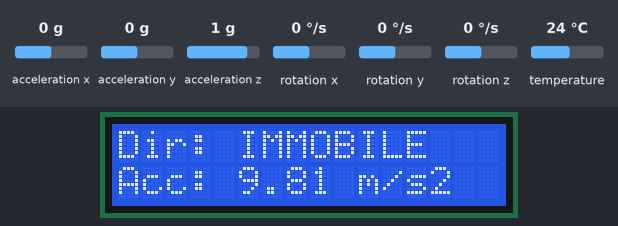
Bench run of a sketch on a simulated Arduino Uno, built with avr-gcc and run on an emulated ATmega328P. Parts: 16×2 character LCD. The test bench sets the inputs (shaded band); at power-on: acceleration x 0 g, acceleration y 0 g, acceleration z 1 g, rotation x 0 °/s, rotation y 0 °/s, rotation z 0 °/s, temperature 24 °C. What the sketch prints to the serial monitor is not drawn.

Above: at 5.5 s.
5.6 s: acceleration x set to -1.4 g
At 8.3 s:
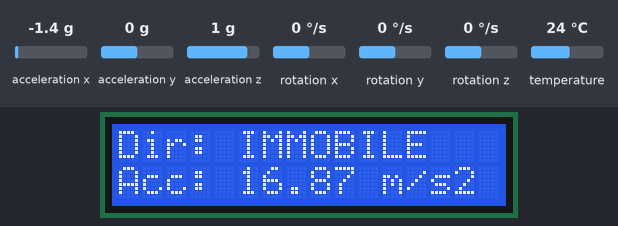
8.6 s: acceleration y set to -1.4 g
At 11.3 s:
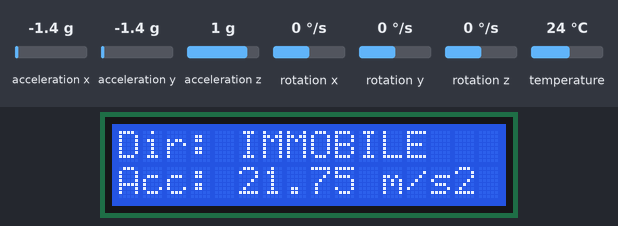
11.6 s: acceleration z set to -1.4 g
At 14.2 s:
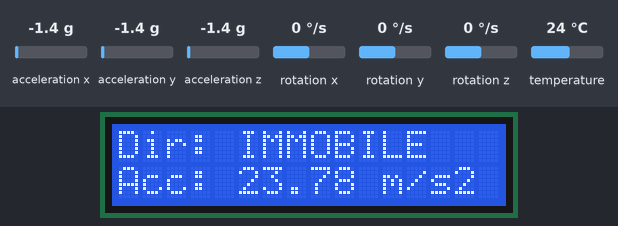
14.6 s: acceleration x set to -0.1 g
At 17.3 s:
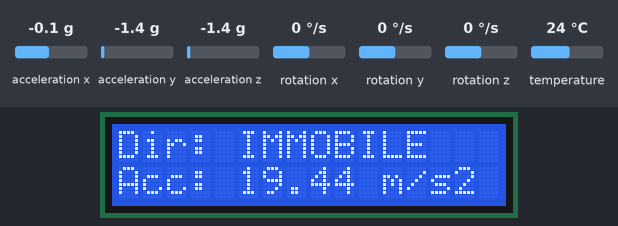
17.6 s: acceleration x set to 0.2 g
At 20.0 s:
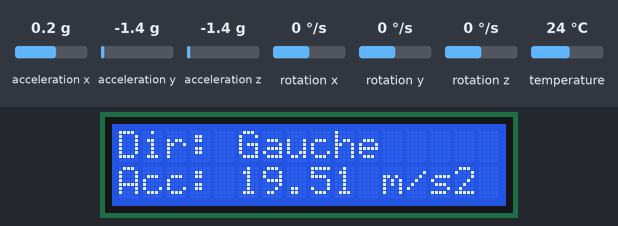
20.6 s: acceleration y set to -0.2 g
At 23.3 s:
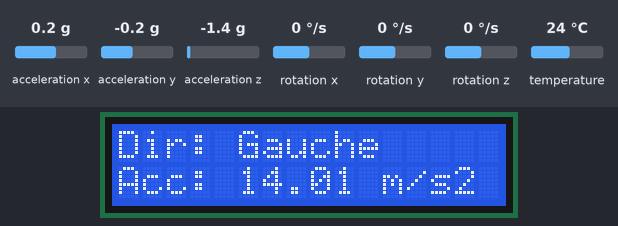
23.6 s: acceleration y set to 0.1 g
Timing chart, 0 to 26.6 s (numbered marks = the images above; inputs shaded):
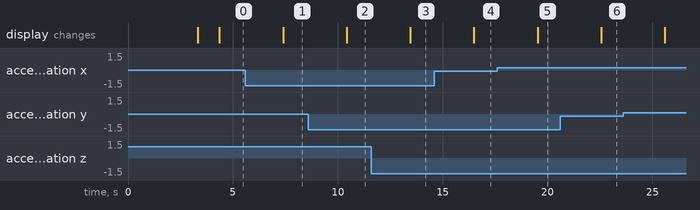

Measured:
- the behaviour switches between 0 and 0.1 g on acceleration x (found by bisection; images 4 and 5)
- after the input at 5.6 s, the display: changes after 1.8 s (image 1)
- after the input at 8.6 s, the display: changes after 1.8 s (image 2)
- after the input at 11.6 s, the display: changes after 1.9 s (image 3)
- after the input at 14.6 s, the display: changes after 1.9 s (image 4)
- after the input at 17.6 s, the display: changes after 1.9 s (image 5)
- after the input at 20.6 s, the display: changes after 2.0 s (image 6)

The sketch:

test1_input.ino
```cpp
#include <Wire.h>                    // Bibliothèque pour communication I2C
#include <Adafruit_MPU6050.h>       // Bibliothèque pour le capteur MPU6050
#include <Adafruit_Sensor.h>        // Bibliothèque capteurs génériques Adafruit
#include <LiquidCrystal_I2C.h>      // Bibliothèque pour écran LCD I2C

// --- Déclaration des objets capteurs et affichage ---
Adafruit_MPU6050 mpu;                      // Objet MPU6050
LiquidCrystal_I2C lcd(0x27, 16, 2);        // LCD à l'adresse I2C 0x27, 16 colonnes, 2 lignes

// --- Variables pour les mesures d'accélération ---
float ax, ay, az;                          // Accélérations mesurées
float ax_offset = 0, ay_offset = 0, az_offset = 0;  // Offsets pour calibration

void setup() {
  Serial.begin(115200);        // Initialisation de la communication série
  Wire.begin();                // Démarre le bus I2C

  // --- Initialisation du MPU6050 ---
  if (!mpu.begin()) {
    Serial.println("Erreur : capteur MPU6050 non détecté !");
    while (1);  // Boucle bloquante si le capteur est absent
  }

  // --- Initialisation de l'écran LCD ---
  lcd.begin();              // Démarre l'écran LCD
  lcd.backlight();          // Active le rétroéclairage
  lcd.setCursor(0, 0);      // Positionne le curseur
  lcd.print("Calibration...");
  delay(2000);              // Pause pour laisser le temps au système de se stabiliser

  // --- Calibration du capteur ---
  float temp_x = 0, temp_y = 0, temp_z = 0;
  sensors_event_t a, g, temp;

  for (int i = 0; i < 100; i++) {   // Moyenne sur 100 lectures
    mpu.getEvent(&a, &g, &temp);
    temp_x += a.acceleration.x;
    temp_y += a.acceleration.y;
    temp_z += a.acceleration.z;
    delay(10);
  }
  ax_offset = temp_x / 100;    // Calcul des offsets
  ay_offset = temp_y / 100;
  az_offset = temp_z / 100;

  // --- Message de fin de calibration ---
  lcd.clear();
  lcd.setCursor(0, 0);
  lcd.print("Pret !");
  delay(1000);
}

void loop() {
  // --- Lecture des données du capteur ---
  sensors_event_t a, g, temp;
  mpu.getEvent(&a, &g, &temp);

  ax = a.acceleration.x;
  ay = a.acceleration.y;
  az = a.acceleration.z;

  // --- Détection de la direction dominante ---
  String direction = "IMMOBILE";

  if (ax > 0 && ay < 0 && az < 0) {
    direction = "Gauche";
  } else if (ax > 0 && ay > 4 && az < 0) {
    direction = "Droite";
  } else if (ax > 0 && ay > 0 && az > 0) {
    direction = "Devant";
  } else if (ax > 0 && ay >= 0 && ay < 4 && az < -4) {
    direction = "Derrière";
  }

  // --- Calcul de la norme du vecteur accélération ---
  float accTotal = sqrt(ax * ax + ay * ay + az * az);

  // --- Affichage sur le LCD ---
  lcd.clear();
  lcd.setCursor(0, 0);
  lcd.print("Dir: " + direction);  // Direction détectée
  lcd.setCursor(0, 1);
  lcd.print("Acc: ");
  lcd.print(accTotal, 2);          // Accélération totale en m/s²
  lcd.print(" m/s2");

  // --- Affichage des données sur le moniteur série ---
  Serial.print("ax: "); Serial.print(ax, 2);
  Serial.print(" | ay: "); Serial.print(ay, 2);
  Serial.print(" | az: "); Serial.print(az, 2);
  Serial.print(" | Dir: "); Serial.println(direction);

  delay(3000);  // Pause entre deux mesures
}
```
